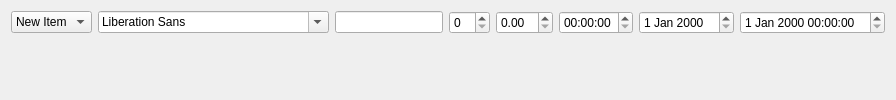
          <widget class="QWidget" name="tab_14">
           <attribute name="title">
            <string>Inputs</string>
           </attribute>
           <layout class="QGridLayout" name="gridLayout_43">
            <item row="0" column="0">
             <layout class="QVBoxLayout" name="verticalLayout_4">
              <item>
               <widget class="QComboBox" name="comboBox_8">
                <item>
                 <property name="text">
                  <string>New Item</string>
                 </property>
                </item>
                <item>
                 <property name="text">
                  <string>New Item</string>
                 </property>
                </item>
                <item>
                 <property name="text">
                  <string>New Item</string>
                 </property>
                </item>
                <item>
                 <property name="text">
                  <string>New Item</string>
                 </property>
                </item>
                <item>
                 <property name="text">
                  <string>New Item</string>
                 </property>
                </item>
                <item>
                 <property name="text">
                  <string>New Item</string>
                 </property>
                </item>
               </widget>
              </item>
              <item>
               <spacer name="verticalSpacer_10">
                <property name="orientation">
                 <enum>Qt::Vertical</enum>
                </property>
                <property name="sizeHint" stdset="0">
                 <size>
                  <width>20</width>
                  <height>40</height>
                 </size>
                </property>
               </spacer>
              </item>
             </layout>
            </item>
            <item row="0" column="1">
             <layout class="QVBoxLayout" name="verticalLayout_7">
              <item>
               <widget class="QFontComboBox" name="fontComboBox"/>
              </item>
              <item>
               <spacer name="verticalSpacer_11">
                <property name="orientation">
                 <enum>Qt::Vertical</enum>
                </property>
                <property name="sizeHint" stdset="0">
                 <size>
                  <width>20</width>
                  <height>40</height>
                 </size>
                </property>
               </spacer>
              </item>
             </layout>
            </item>
            <item row="0" column="2">
             <layout class="QVBoxLayout" name="verticalLayout_6">
              <item>
               <widget class="QLineEdit" name="lineEdit_5"/>
              </item>
              <item>
               <spacer name="verticalSpacer_12">
                <property name="orientation">
                 <enum>Qt::Vertical</enum>
                </property>
                <property name="sizeHint" stdset="0">
                 <size>
                  <width>20</width>
                  <height>40</height>
                 </size>
                </property>
               </spacer>
              </item>
             </layout>
            </item>
            <item row="0" column="3">
             <layout class="QVBoxLayout" name="verticalLayout_8">
              <item>
               <widget class="QSpinBox" name="spinBox_3"/>
              </item>
              <item>
               <spacer name="verticalSpacer_13">
                <property name="orientation">
                 <enum>Qt::Vertical</enum>
                </property>
                <property name="sizeHint" stdset="0">
                 <size>
                  <width>20</width>
                  <height>40</height>
                 </size>
                </property>
               </spacer>
              </item>
             </layout>
            </item>
            <item row="0" column="4">
             <layout class="QVBoxLayout" name="verticalLayout_9">
              <item>
               <widget class="QDoubleSpinBox" name="doubleSpinBox_3"/>
              </item>
              <item>
               <spacer name="verticalSpacer_14">
                <property name="orientation">
                 <enum>Qt::Vertical</enum>
                </property>
                <property name="sizeHint" stdset="0">
                 <size>
                  <width>20</width>
                  <height>40</height>
                 </size>
                </property>
               </spacer>
              </item>
             </layout>
            </item>
            <item row="0" column="5">
             <layout class="QVBoxLayout" name="verticalLayout_10">
              <item>
               <widget class="QTimeEdit" name="timeEdit_2"/>
              </item>
              <item>
               <spacer name="verticalSpacer_15">
                <property name="orientation">
                 <enum>Qt::Vertical</enum>
                </property>
                <property name="sizeHint" stdset="0">
                 <size>
                  <width>20</width>
                  <height>40</height>
                 </size>
                </property>
               </spacer>
              </item>
             </layout>
            </item>
            <item row="0" column="6">
             <layout class="QVBoxLayout" name="verticalLayout_11">
              <item>
               <widget class="QDateEdit" name="dateEdit_2"/>
              </item>
              <item>
               <spacer name="verticalSpacer_16">
                <property name="orientation">
                 <enum>Qt::Vertical</enum>
                </property>
                <property name="sizeHint" stdset="0">
                 <size>
                  <width>20</width>
                  <height>40</height>
                 </size>
                </property>
               </spacer>
              </item>
             </layout>
            </item>
            <item row="0" column="7">
             <layout class="QVBoxLayout" name="verticalLayout_5">
              <item>
               <widget class="QDateTimeEdit" name="dateTimeEdit_2"/>
              </item>
              <item>
               <spacer name="verticalSpacer_17">
                <property name="orientation">
                 <enum>Qt::Vertical</enum>
                </property>
                <property name="sizeHint" stdset="0">
                 <size>
                  <width>20</width>
                  <height>40</height>
                 </size>
                </property>
               </spacer>
              </item>
             </layout>
            </item>
           </layout>
          </widget>
